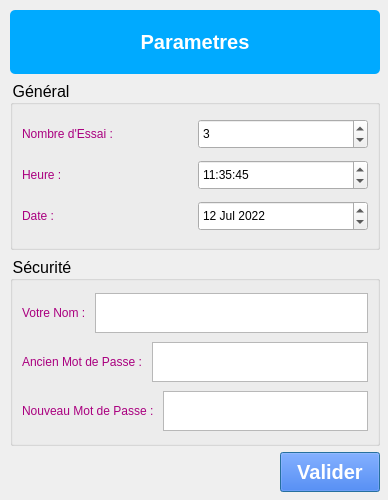
<?xml version="1.0" encoding="UTF-8"?>
<ui version="4.0">
 <class>Dialog</class>
 <widget class="QDialog" name="Dialog">
  <property name="geometry">
   <rect>
    <x>0</x>
    <y>0</y>
    <width>388</width>
    <height>500</height>
   </rect>
  </property>
  <property name="minimumSize">
   <size>
    <width>388</width>
    <height>500</height>
   </size>
  </property>
  <property name="maximumSize">
   <size>
    <width>388</width>
    <height>500</height>
   </size>
  </property>
  <property name="windowTitle">
   <string>Parametre</string>
  </property>
  <property name="windowIcon">
   <iconset resource="../images.qrc">
    <normaloff>:/ICONS/ICO/password_96px.png</normaloff>:/ICONS/ICO/password_96px.png</iconset>
  </property>
  <property name="modal">
   <bool>true</bool>
  </property>
  <widget class="QPushButton" name="pushButton_4">
   <property name="geometry">
    <rect>
     <x>280</x>
     <y>452</y>
     <width>100</width>
     <height>40</height>
    </rect>
   </property>
   <property name="sizePolicy">
    <sizepolicy hsizetype="Expanding" vsizetype="Preferred">
     <horstretch>15</horstretch>
     <verstretch>0</verstretch>
    </sizepolicy>
   </property>
   <property name="minimumSize">
    <size>
     <width>100</width>
     <height>40</height>
    </size>
   </property>
   <property name="maximumSize">
    <size>
     <width>100</width>
     <height>40</height>
    </size>
   </property>
   <property name="font">
    <font>
     <pointsize>15</pointsize>
     <bold>true</bold>
    </font>
   </property>
   <property name="layoutDirection">
    <enum>Qt::RightToLeft</enum>
   </property>
   <property name="styleSheet">
    <string notr="true">color: rgb(255, 255, 255);
background-color: rgb(0, 85, 255);</string>
   </property>
   <property name="text">
    <string>Valider</string>
   </property>
   <property name="autoRepeat">
    <bool>false</bool>
   </property>
  </widget>
  <widget class="QGroupBox" name="groupBox_2">
   <property name="geometry">
    <rect>
     <x>10</x>
     <y>256</y>
     <width>370</width>
     <height>190</height>
    </rect>
   </property>
   <property name="minimumSize">
    <size>
     <width>0</width>
     <height>190</height>
    </size>
   </property>
   <property name="maximumSize">
    <size>
     <width>16777215</width>
     <height>190</height>
    </size>
   </property>
   <property name="font">
    <font>
     <pointsize>12</pointsize>
    </font>
   </property>
   <property name="styleSheet">
    <string notr="true">color: rgb(0, 0, 0);</string>
   </property>
   <property name="title">
    <string>Sécurité</string>
   </property>
   <layout class="QVBoxLayout" name="verticalLayout_3">
    <item>
     <layout class="QHBoxLayout" name="horizontalLayout_4">
      <item>
       <widget class="QLabel" name="label_9">
        <property name="maximumSize">
         <size>
          <width>16777215</width>
          <height>30</height>
         </size>
        </property>
        <property name="sizeIncrement">
         <size>
          <width>0</width>
          <height>0</height>
         </size>
        </property>
        <property name="styleSheet">
         <string notr="true">font: 700 12pt &quot;Segoe UI&quot;;
color: rgb(170, 0, 127);</string>
        </property>
        <property name="text">
         <string>Votre Nom : </string>
        </property>
       </widget>
      </item>
      <item>
       <widget class="QTextEdit" name="textEdit">
        <property name="maximumSize">
         <size>
          <width>16777215</width>
          <height>40</height>
         </size>
        </property>
        <property name="styleSheet">
         <string notr="true">font: 700 15pt &quot;Segoe UI&quot;;
</string>
        </property>
       </widget>
      </item>
     </layout>
    </item>
    <item>
     <layout class="QHBoxLayout" name="horizontalLayout_5">
      <item>
       <widget class="QLabel" name="label_10">
        <property name="maximumSize">
         <size>
          <width>16777215</width>
          <height>30</height>
         </size>
        </property>
        <property name="styleSheet">
         <string notr="true">font: 700 12pt &quot;Segoe UI&quot;;
color: rgb(170, 0, 127);</string>
        </property>
        <property name="text">
         <string>Ancien Mot de Passe : </string>
        </property>
       </widget>
      </item>
      <item>
       <widget class="QTextEdit" name="textEdit_2">
        <property name="maximumSize">
         <size>
          <width>16777215</width>
          <height>40</height>
         </size>
        </property>
        <property name="styleSheet">
         <string notr="true">font: 700 15pt &quot;Segoe UI&quot;;
</string>
        </property>
       </widget>
      </item>
     </layout>
    </item>
    <item>
     <layout class="QHBoxLayout" name="horizontalLayout_6">
      <item>
       <widget class="QLabel" name="label_11">
        <property name="minimumSize">
         <size>
          <width>0</width>
          <height>30</height>
         </size>
        </property>
        <property name="maximumSize">
         <size>
          <width>16777215</width>
          <height>30</height>
         </size>
        </property>
        <property name="styleSheet">
         <string notr="true">font: 700 12pt &quot;Segoe UI&quot;;
color: rgb(170, 0, 127);</string>
        </property>
        <property name="text">
         <string>Nouveau Mot de Passe : </string>
        </property>
       </widget>
      </item>
      <item>
       <widget class="QTextEdit" name="textEdit_3">
        <property name="maximumSize">
         <size>
          <width>16777215</width>
          <height>40</height>
         </size>
        </property>
        <property name="styleSheet">
         <string notr="true">font: 700 15pt &quot;Segoe UI&quot;;
</string>
        </property>
       </widget>
      </item>
     </layout>
    </item>
   </layout>
  </widget>
  <widget class="QGroupBox" name="groupBox">
   <property name="geometry">
    <rect>
     <x>10</x>
     <y>80</y>
     <width>370</width>
     <height>170</height>
    </rect>
   </property>
   <property name="minimumSize">
    <size>
     <width>0</width>
     <height>170</height>
    </size>
   </property>
   <property name="maximumSize">
    <size>
     <width>16777215</width>
     <height>170</height>
    </size>
   </property>
   <property name="font">
    <font>
     <pointsize>12</pointsize>
    </font>
   </property>
   <property name="styleSheet">
    <string notr="true">color: rgb(0, 0, 0);</string>
   </property>
   <property name="title">
    <string>Général</string>
   </property>
   <layout class="QVBoxLayout" name="verticalLayout_4">
    <item>
     <layout class="QHBoxLayout" name="horizontalLayout_2">
      <item>
       <widget class="QLabel" name="label_2">
        <property name="styleSheet">
         <string notr="true">font: 700 12pt &quot;Segoe UI&quot;;
color: rgb(170, 0, 127);</string>
        </property>
        <property name="text">
         <string>Nombre d'Essai : </string>
        </property>
       </widget>
      </item>
      <item>
       <widget class="QSpinBox" name="spinBox">
        <property name="minimumSize">
         <size>
          <width>0</width>
          <height>30</height>
         </size>
        </property>
        <property name="maximumSize">
         <size>
          <width>16777215</width>
          <height>30</height>
         </size>
        </property>
        <property name="sizeIncrement">
         <size>
          <width>0</width>
          <height>0</height>
         </size>
        </property>
        <property name="maximum">
         <number>10</number>
        </property>
        <property name="value">
         <number>3</number>
        </property>
       </widget>
      </item>
     </layout>
    </item>
    <item>
     <layout class="QHBoxLayout" name="horizontalLayout_3">
      <item>
       <widget class="QLabel" name="label_12">
        <property name="styleSheet">
         <string notr="true">font: 700 12pt &quot;Segoe UI&quot;;
color: rgb(170, 0, 127);</string>
        </property>
        <property name="text">
         <string>Heure : </string>
        </property>
       </widget>
      </item>
      <item>
       <widget class="QTimeEdit" name="timeEdit">
        <property name="maximumSize">
         <size>
          <width>16777215</width>
          <height>30</height>
         </size>
        </property>
        <property name="calendarPopup">
         <bool>true</bool>
        </property>
        <property name="time">
         <time>
          <hour>11</hour>
          <minute>35</minute>
          <second>45</second>
         </time>
        </property>
       </widget>
      </item>
     </layout>
    </item>
    <item>
     <layout class="QHBoxLayout" name="horizontalLayout_7">
      <item>
       <widget class="QLabel" name="label_13">
        <property name="styleSheet">
         <string notr="true">font: 700 12pt &quot;Segoe UI&quot;;
color: rgb(170, 0, 127);</string>
        </property>
        <property name="text">
         <string>Date : </string>
        </property>
       </widget>
      </item>
      <item>
       <widget class="QDateEdit" name="dateEdit">
        <property name="maximumSize">
         <size>
          <width>16777215</width>
          <height>30</height>
         </size>
        </property>
        <property name="minimumDate">
         <date>
          <year>2000</year>
          <month>1</month>
          <day>1</day>
         </date>
        </property>
        <property name="date">
         <date>
          <year>2022</year>
          <month>7</month>
          <day>12</day>
         </date>
        </property>
       </widget>
      </item>
     </layout>
    </item>
   </layout>
  </widget>
  <widget class="QLabel" name="label">
   <property name="geometry">
    <rect>
     <x>10</x>
     <y>10</y>
     <width>370</width>
     <height>64</height>
    </rect>
   </property>
   <property name="font">
    <font>
     <pointsize>15</pointsize>
     <bold>true</bold>
    </font>
   </property>
   <property name="styleSheet">
    <string notr="true">background-color: rgb(0, 170, 255);
color: rgb(255, 255, 255);
border-radius : 5px;</string>
   </property>
   <property name="text">
    <string>Parametres</string>
   </property>
   <property name="alignment">
    <set>Qt::AlignCenter</set>
   </property>
  </widget>
 </widget>
 <resources>
  <include location="../images.qrc"/>
 </resources>
 <connections/>
</ui>
